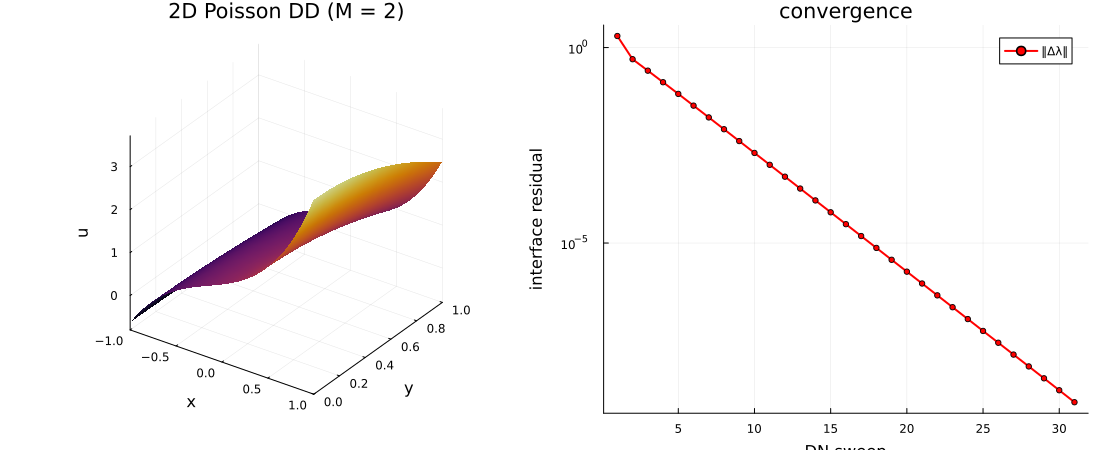

Reproduce this figure in Julia.
# 2D Poisson solver with a 1D (in x) Dirichlet–Neumann domain decomposition.
#
# Solve  u_xx + u_yy = f  on [xL,xR]×[yB,yT] with
#   * Dirichlet data on the bottom (y = yB) and outer left/right (x = xL, xR),
#   * Neumann   data on the top    (y = yT, outward normal derivative u_n = +∂y u).
#
# The domain is split IN X into M strips Ω_i = [x_i, x_{i+1}]×[yB,yT]; the
# decomposition is one dimensional but every subdomain is two dimensional.  The
# subdomain unknown is a MATRIX U (nx×ny), U[a,b] indexing x by a and y by b, and
# the stack of them is  us = Vector{Array{Float64}}(undef, M).
#
# Discretization (same as the 1D examples, applied in each direction): SBP–SAT
# second derivatives with the energy-stable (symmetric) SAT.  Per direction the
# matrix form  u_dd ≈ A*U(+/⋅)  + boundary injection  comes from
# `sbp_sat_matrices`.  The 2D operator acting on U is the Sylvester form
#
#     L(U) = A1*U + U*A2ᵀ          (A1 acts on x-rows, A2 on y-columns).
#
# Symmetrization.  With diagonal SBP norms Hx, Hy and sx = √diag(Hx), sy = √diag(Hy),
# A1S = Hx^{1/2} A1 Hx^{-1/2},  A2S = Hy^{1/2} A2 Hy^{-1/2}  are symmetric (neg. def.).
# Writing Û = Hx^{1/2} U Hy^{1/2} turns  A1*U + U*A2ᵀ = RHS  into the symmetric
# Sylvester system
#
#     A1S*Û + Û*A2S = F_S ,        F_S = Hx^{1/2} RHS Hy^{1/2},
#
# solved by a conjugate gradient that works DIRECTLY on matrices: the MatVec is
# L_S(V) = A1S*V + V*A2S and the inner product is Frobenius ⟨U,V⟩ = sum(U.*V).
# The physical solution is recovered as U = Hx^{-1/2} Û Hy^{-1/2}.
#
# Dirichlet–Neumann sweep in x: Ω_1 is Dirichlet on the outer-left edge, every
# later Ω_i is Neumann (interface flux) on its left edge; all are Dirichlet on the
# right edge (interface value λ_i, or the outer-right edge for Ω_M).  The interface
# unknowns λ_i are now functions of y (length-ny vectors).
#
# Run from the package root:
#   julia --project=. examples/sbp_poisson_bvp_2d.jl
#
# Required packages:
#   ] add SummationByPartsOperators LinearAlgebra Plots

using LinearAlgebra
using SummationByPartsOperators
import Plots   # imported (not `using`) so it does not shadow `grid` etc.

include(joinpath(@__DIR__, "sbp_second_derivative_matrix.jl"))

# --- matrix-form conjugate gradient (Sylvester operator) -------------------

dot2(U, V) = sum(U .* V)                       # Frobenius inner product

# Solve  A1S*X + X*A2S = B  for the matrix X, with A1S, A2S symmetric and the
# operator L(X) = A1S*X + X*A2S negative definite, so M = -L is SPD.  CG works
# directly on matrices and may be warm-started with `X0`; returns (X, iters).
function cg2d(A1S, A2S, B; X0 = zero(B), tol = 1e-11, maxiter = 10 * length(B))
    Mop(X) = .-(A1S * X .+ X * A2S)       # SPD operator -L
    b  = .-B                              # solve  Mop(X) = b
    X  = copy(X0)
    R  = b .- Mop(X)                      # residual at the (possibly warm) start
    P  = copy(R)
    rs = dot2(R, R)
    bnorm = sqrt(dot2(b, b))
    for k in 1:maxiter
        MP = Mop(P)
        α  = rs / dot2(P, MP)
        @. X += α * P
        @. R -= α * MP
        rs_new = dot2(R, R)
        sqrt(rs_new) <= tol * bnorm && return X, k
        @. P = R + (rs_new / rs) * P
        rs = rs_new
    end
    return X, maxiter
end

# Solve one 2D subdomain  u_xx + u_yy = F  with x-boundary data gL, gR (length ny)
# and y-boundary data gB, gT (length nx), using the symmetrized matrix CG.
# `mx`, `my` are the x/y `sbp_sat_matrices`; `A1S, A2S, sx, sy` the symmetrized
# operators and norm square roots.  Returns the physical solution U (nx×ny).
function solve_subdomain_2d(mx, my, A1S, A2S, sx, sy, gL, gR, gB, gT, F; U0 = nothing)
    # A1*U + U*A2ᵀ = RHS,  RHS = F − x-injection − y-injection.
    xinj = mx.BL * gL' .+ mx.BR * gR'         # nx×ny  (outer products)
    yinj = gB * my.BL' .+ gT * my.BR'         # nx×ny
    RHS  = F .- xinj .- yinj
    F_S  = sx .* RHS .* sy'                    # Hx^{1/2} RHS Hy^{1/2}
    # Warm start: previous physical guess U0 maps to Û0 = Hx^{1/2} U0 Hy^{1/2}.
    X0 = U0 === nothing ? zero(F_S) : (sx .* U0 .* sy')
    Uhat, iters = cg2d(A1S, A2S, F_S; X0 = X0)
    U = (Uhat ./ sx) ./ sy'                    # Hx^{-1/2} Û Hy^{-1/2}
    return U, iters
end

# --- driver ----------------------------------------------------------------

function run_poisson_2d(; M = 4, nx = 25, ny = 101, accuracy = 6, θ = 0.5,
                        xL = -1.0, xR = 1.0, yB = 0.0, yT = 1.0,
                        tol = 1e-9, maxiter = 1000, plotevery = 1, pause = 0.05,
                        plotkind = :surface)        # :surface or :contour
    M >= 1 || throw(ArgumentError("need at least one subdomain"))

    # Manufactured solution for Poisson  u_xx + u_yy = f  (non-harmonic).
    u_exact(x, y)  = exp(x) * cos(y) + x^3
    uy_exact(x, y) = -exp(x) * sin(y)          # ∂y u_exact, for the top Neumann
    f_force(x, y)  = 6 * x                      # forcing = u_xx + u_yy of u_exact

    xnodes = collect(range(xL, xR; length = M + 1))   # subdomain edges in x

    # Shared y-operator: Dirichlet bottom (left), Neumann top (right) → bc [1,0,0,1].
    D1y = derivative_operator(MattssonSvärdShoeybi2008(); derivative_order = 2,
                              accuracy_order = accuracy, xmin = yB, xmax = yT, N = ny)
    y   = grid(D1y)
    my  = sbp_sat_matrices(D1y, [1.0, 0.0, 0.0, 1.0]; symmetric = true)
    sy  = sqrt.(diag(my.H))
    A2S = (sy .* my.A) ./ sy'

    # Per-subdomain x-operators (DN roles) and their symmetrizations.
    Dxs = Vector{Any}(undef, M)
    xs  = Vector{Vector{Float64}}(undef, M)
    mxs = Vector{Any}(undef, M)
    sxs = Vector{Vector{Float64}}(undef, M)
    A1Ss = Vector{Matrix{Float64}}(undef, M)
    for i in 1:M
        Dxs[i] = derivative_operator(MattssonSvärdShoeybi2008(); derivative_order = 2,
                                     accuracy_order = accuracy,
                                     xmin = xnodes[i], xmax = xnodes[i + 1], N = nx)
        xs[i]  = grid(Dxs[i])
        bc = i == 1 ? [1.0, 0.0, 1.0, 0.0] : [0.0, 1.0, 1.0, 0.0]
        mxs[i]  = sbp_sat_matrices(Dxs[i], bc; symmetric = true)
        sxs[i]  = sqrt.(diag(mxs[i].H))
        A1Ss[i] = (sxs[i] .* mxs[i].A) ./ sxs[i]'
    end

    Fs = [f_force.(xs[i], y') for i in 1:M]     # Poisson volume forcing per subdomain

    # y-boundary data per subdomain (functions of x on that subdomain's grid).
    gBs = [u_exact.(xs[i], yB)  for i in 1:M]   # bottom Dirichlet value
    gTs = [uy_exact.(xs[i], yT) for i in 1:M]   # top Neumann  (u_n = +∂y u)

    println("2D Poisson, Dirichlet–Neumann DD (1D in x), each subdomain 2D")
    println("  domain   : [$xL, $xR]×[$yB, $yT],  M = $M strips,  nx = $nx, ny = $ny")
    println("  y-BCs    : Dirichlet bottom, Neumann top ;  x-outer BCs: Dirichlet")
    println("  relax θ  : $θ ,  subdomain solves: symmetrized matrix CG (A1S*U + U*A2S)")
    println()
    println("  ", rpar("sweep", 7), rpar("‖Δλ‖ residual", 16), rpar("CG its / sweep", 16))

    us = Vector{Array{Float64}}(undef, M)       # physical subdomain solutions

    # One forward DN sweep (interface unknowns λ_i are length-ny vectors).
    function forward_sweep!(λ)
        newλ = [copy(λ[i]) for i in 1:M - 1]
        q = zeros(ny)                            # interface flux ∂x U from the left
        cgs = 0
        for i in 1:M
            gL = i == 1 ? u_exact.(xL, y) : -q   # outer Dirichlet(y) or Neumann flux
            gR = i == M ? u_exact.(xR, y) : λ[i] # outer Dirichlet(y) or interface λ_i
            U0 = isassigned(us, i) ? us[i] : nothing   # warm start from previous sweep
            us[i], its = solve_subdomain_2d(mxs[i], my, A1Ss[i], A2S, sxs[i], sy,
                                            gL, gR, gBs[i], gTs[i], Fs[i]; U0 = U0)
            cgs += its
            if i < M           # flux ∂x U at the right edge, per y-row → length ny
                q = [derivative_right(Dxs[i], view(us[i], :, b), Val(1)) for b in 1:ny]
            end
            i >= 2 && (newλ[i - 1] = us[i][1, :]) # left trace at the interface
        end
        return newλ, cgs
    end

    # Live per-sweep plot: assembled solution as a 3D surface (or contour).
    zlo, zhi = extrema(u_exact(x, yy) for x in range(xL, xR; length = 50)
                                      for yy in range(yB, yT; length = 50))
    function show_frame(k, res)
        fp = plotkind === :contour ?
            Plots.plot(xlabel = "x", ylabel = "y", title = "DN sweep $k   ‖Δλ‖ = $(fmt(res))") :
            Plots.plot(xlabel = "x", ylabel = "y", zlabel = "u",
                       zlims = (zlo, zhi), camera = (35, 30),
                       title = "DN sweep $k   ‖Δλ‖ = $(fmt(res))")
        for i in 1:M
            if plotkind === :contour
                Plots.contour!(fp, xs[i], y, us[i]'; colorbar = (i == M), levels = 12)
            else
                Plots.surface!(fp, xs[i], y, us[i]'; colorbar = false,
                               label = "", clims = (zlo, zhi))
            end
        end
        display(fp)
        pause > 0 && sleep(pause)
    end

    λ = [zeros(ny) for _ in 1:M - 1]            # interface traces (wrong guess)
    hist = Float64[]
    total_cg = 0
    for k in 1:maxiter
        newλ, sweep_cg = forward_sweep!(λ)
        res = M > 1 ? maximum(maximum(abs, newλ[i] .- λ[i]) for i in 1:M - 1) : 0.0
        converged = M == 1 || res < tol
        (k == 1 || k % plotevery == 0 || converged) && show_frame(k, res)
        for i in 1:M - 1
            @. λ[i] = θ * newλ[i] + (1 - θ) * λ[i]
        end
        total_cg += sweep_cg
        push!(hist, res)
        if k <= 5 || k % 10 == 0 || converged
            println("  ", rpar(string(k), 7), rpar(fmt(res), 16), rpar(string(sweep_cg), 16))
        end
        converged && break
    end

    forward_sweep!(λ)                            # final consistent sweep
    show_frame(length(hist), isempty(hist) ? 0.0 : hist[end])

    err = maximum(maximum(abs, us[i] .- u_exact.(xs[i], y')) for i in 1:M)
    println()
    println("  converged in $(length(hist)) sweeps, $total_cg total CG iterations")
    println("  max|U − u_exact| over all subdomains = ", fmt(err))

    # Final figure: solution surface + DN convergence history.
    p1 = plotkind === :contour ?
        Plots.plot(xlabel = "x", ylabel = "y", title = "2D Poisson DD (M = $M)") :
        Plots.plot(xlabel = "x", ylabel = "y", zlabel = "u", camera = (35, 30),
                   title = "2D Poisson DD (M = $M)")
    for i in 1:M
        if plotkind === :contour
            Plots.contour!(p1, xs[i], y, us[i]'; colorbar = (i == M), levels = 12)
        else
            Plots.surface!(p1, xs[i], y, us[i]'; colorbar = false)
        end
    end
    p2 = Plots.plot(1:length(hist), max.(hist, 1e-16); label = "‖Δλ‖", lw = 2,
                    marker = :circle, ms = 3, yscale = :log10, xlabel = "DN sweep",
                    ylabel = "interface residual", title = "convergence", color = :red)
    plt = Plots.plot(p1, p2; layout = (1, 2), size = (1100, 450))
    outfile = joinpath(@__DIR__, "sbp_poisson_bvp_2d.png")
    Plots.savefig(plt, outfile)
    println("  saved plot to ", outfile)
    display(plt)

    return nothing
end

if abspath(PROGRAM_FILE) == @__FILE__
    run_poisson_2d()
end
